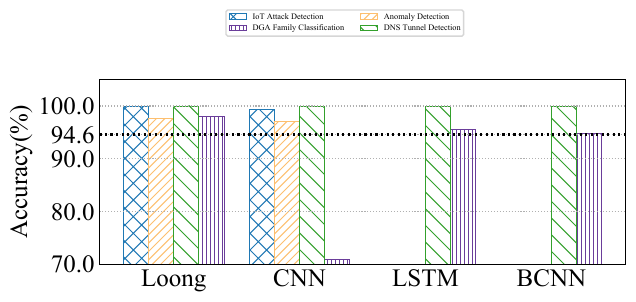

The script that saved this image:
import matplotlib as mpl
from matplotlib import pyplot as plt
import numpy as np
import seaborn as sns
from matplotlib.backends.backend_pdf import PdfPages
from matplotlib.pyplot import MultipleLocator
from matplotlib import rcParams

config = {
    "font.family": 'serif',
    "font.size": 11,
    "mathtext.fontset": 'stix',
    "font.serif": ['Times New Roman'],
}  #设置一些字体和大小

mpl.rc('pdf', fonttype=42)
mpl.rcParams['hatch.linewidth'] = 0.7

ALLWIDTH = 0.7
Marker = ['o', 'v', '8', 's', 'p', '^', '<', '>', '*', 'h', 'H', 'D', 'd', 'P', 'X']
HATCH = ['+', 'x', '/', 'o', '|', '\\', '-', 'O', '.', '*']
Line_Style = ['-', '--', '-.', ':']
COLORS = sns.color_palette("Paired")
rcParams.update(config)

def bar_plot(x_label='Sketches', y_label='Accuracy(%)'):
    FONTSIZE = 18
    width = 0.2

    y = np.array([[99.99,97.72,100,97.94], [99.27,97.03,99.83,70.91],[0 ,0,99.99,95.49],[0,0,99.93,94.69]])
    x_labels = ['Loong','CNN','LSTM','BCNN']
    legend_labels = ["IoT Attack Detection","Anomaly Detection","DNS Tunnel Detection","DGA Family Classification"]
    x = np.arange(len(x_labels))
    print(x)

    fig, ax = plt.subplots(figsize=(6.5,3.5))
    # fig, ax = plt.subplots()
    ax.bar(x - 1.5*width, y[:, 0], width=width, label=legend_labels[0], color='white',
           ec=COLORS[1], hatch=HATCH[1] * 2, linewidth=ALLWIDTH)
    # ax.bar(x -0.5*width, y[:, 1], width=width, label=legend_labels[1], color='white',
    #        ec=COLORS[6], hatch=HATCH[2] * 4, linewidth=ALLWIDTH)
    # ax.bar(x +0.5*width, y[:, 2], width=width, label=legend_labels[2], color='white',
    #        ec=COLORS[3], hatch=HATCH[5] * 2, linewidth=ALLWIDTH)
    ax.bar(x + 1.5*width, y[:, 3], width=width, label=legend_labels[3], color='white',
           ec=COLORS[9], hatch=HATCH[4] * 4, linewidth=ALLWIDTH)
    ax.bar(x - 0.5 * width, y[:, 1], width=width, label=legend_labels[1], color='white',
           ec=COLORS[6], hatch=HATCH[2] * 4, linewidth=ALLWIDTH)
    ax.bar(x + 0.5 * width, y[:, 2], width=width, label=legend_labels[2], color='white',
           ec=COLORS[3], hatch=HATCH[5] * 2, linewidth=ALLWIDTH)

    plt.axhline(y=94.60, color='black', linestyle=':', lw=1.5)

    ax.annotate('94.6',xy=(-0.9, 94.60))

    #画空的格子

    # x_kong=np.array([3,4])
    # y_kong=np.array([80,80])
    # ax.bar(x_kong - 0.5 * width,y_kong , width=width,  color='white',
    #        ec=COLORS[5], hatch=HATCH[3] * 0, linewidth=ALLWIDTH)
    # ax.bar(x_kong -1.5 * width, y_kong, width=width, color='white',
    #        ec=COLORS[5], hatch=HATCH[2] * 0, linewidth=ALLWIDTH)





    ax.set_xticks(x)
    ax.set_xticklabels(x_labels,fontsize = FONTSIZE)
    # ax.set_xlabel(x_label, fontsize=FONTSIZE)
    ax.set_ylabel(y_label, fontsize=FONTSIZE)
    # plt.yscale('log')
    plt.ylim(70, 105)
    # y_major_locator = MultipleLocator(10)
    plt.yticks([70,80,90,94.6,100])
    ax = plt.gca()
    # ax.yaxis.set_major_locator(y_major_locator)
    ax.tick_params(labelsize=FONTSIZE )
    plt.tick_params(axis='both', which='both', length=0)
    ax.grid(linestyle=':', axis='y')
    # fig.legend(fontsize=FONTSIZE - 13, ncol=4,
    #            handlelength=ALLWIDTH, handletextpad=0.4, columnspacing=1, frameon=True, shadow=True, bbox_to_anchor=(0.15, 1.05))
    plt.legend(ncol=2,bbox_to_anchor=(0.7, 1.4),fontsize=6)
    plt.tight_layout()

    # plt.rc('font', family='SimHei', size=12)

    pp = PdfPages('legend.pdf')
    plt.savefig(pp, format='pdf', bbox_inches='tight')
    pp.close()
    # plt.savefig('DNS多指标对比.jpg', dpi=300)
    plt.show()

if __name__=='__main__':
    bar_plot()
